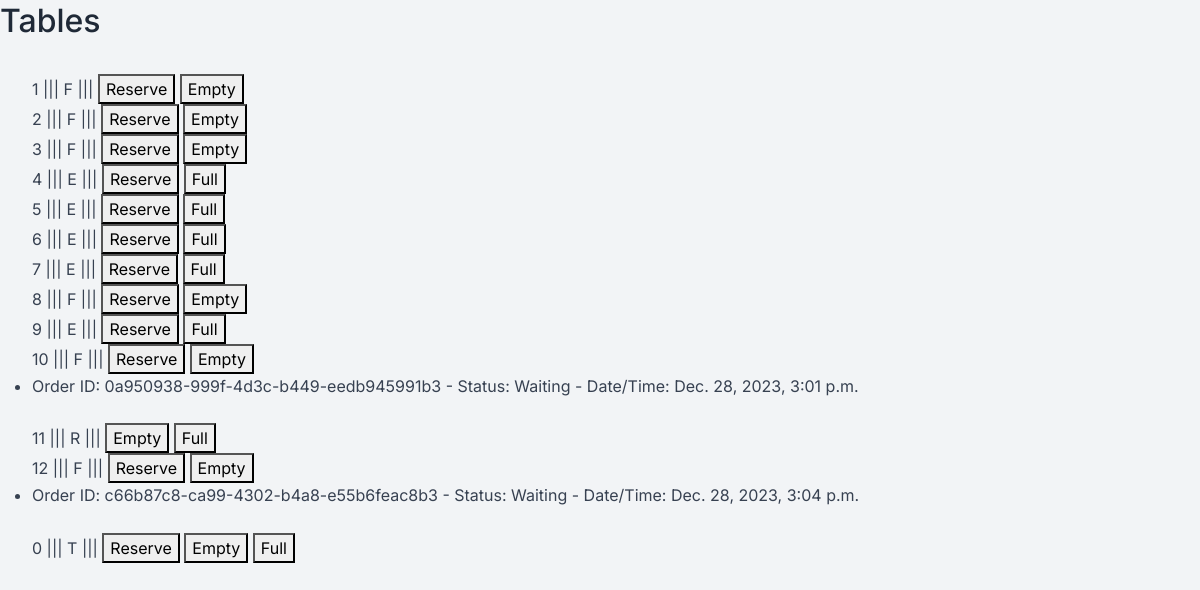
/tables/list-table, run on the app's committed database.
### tables/models.py (models this page shows)
class Table(BaseModel):
    status_fields = [("R", "Reserved"), ("E", "Empty"), ("F", "Full"), ("T", "TakeAway")]
    number = models.PositiveIntegerField()
    status = models.CharField(max_length=1, choices=status_fields, default='E')
    def __str__(self) -> str:
        return f'{self.number}'

### order/models.py (models this page shows, shortened)
class Order(BaseModel):
    status_fields = [("W", "Waiting"),
                     ("C", "Canceled"),
                     ("P", "Preparation"),
                     ("T", "Transmission"),
                     ("F", "Finished")]
    customer_phone = models.CharField(max_length=100, blank=True, null=True)
    id = models.UUIDField(primary_key=True, default=uuid.uuid4)
    status = models.CharField(max_length=1, choices=status_fields, default='W')
    table = models.ForeignKey(Table, on_delete=models.SET_NULL, null=True)
    class Meta:
        ordering = ['-created_at']
        indexes = [
            models.Index(fields=['-created_at']),
        ]

### tables/views.py (the view)
# urls.py: path('list-table', views.ListTableView.as_view(), name='list-table'),
class ListTableView(ListView):
    model = Table
    template_name = 'Reservation_ListTableTemplate.html'
    context_object_name = 'table'
    def get_context_data(self, *, object_list=None, **kwargs):
        context = super().get_context_data(**kwargs)
        context['table_orders'] = {}
        for table_instance in context['table']:
            try:
                order = Order.objects.filter(table=table_instance, status__in=["W", "P", "T"])
                context['table_orders'][table_instance.id] = order
            except Order.DoesNotExist:
                pass
        return context

### core/models.py (called while the page is built)
    def get_queryset(self):
        return super().get_queryset().filter(deleted_at__isnull=True)

### templates/Reservation_ListTableTemplate.html (shortened to what this page needs)
{% extends "base.html" %}
{% load widget_tweaks %}
{% block content %}
    <div class="forms-div">
        <h2 class='forms-header'>Tables</h2>
        <div class="center">
            <ul class="tasks">
                {% for table_instance in table %}
                    <br>
                    {{ table_instance }} ||| {% for order in table_orders.table_instance %}{{ order }}{% endfor %}
                    {{ table_instance.status }}  |||
                    {% if table_instance.status != 'R' %}
                        <form action="{% url 'tables:change-table-status' table_instance.pk 'R' %}" method="post" style="display:inline;">
                            <button type="submit">Reserve</button>
                        </form>
                    {% endif %}
                    {% if table_instance.status != 'E' %}
                        <form action="{% url 'tables:change-table-status' table_instance.pk 'E' %}" method="post" style="display:inline;">
                            <button type="submit">Empty</button>
                        </form>
                    {% endif %}
                    {% if table_instance.status != 'F' %}
                        <form action="{% url 'tables:change-table-status' table_instance.pk 'F' %}" method="post" style="display:inline;">
                            <button type="submit">Full</button>
                        </form>
                    {% endif %}
                        {% for table_id , order in table_orders.items %}
                            {% if table_id == table_instance.id %}
                                {% for orders in order %}
                                    <li>Order ID: {{ orders.id }} -
                                        Status: {{ orders.get_status_display }}
                                        - Date/Time: {{ orders.created_at }}</li>
                                {% endfor %}
                        {% endif %}
                    {% endfor %}
                {% endfor %}
            </ul>
        </div>
    </div>
{% endblock content %}

### data on the page
Table: number "1", status "F", shows "Reserve", shows "Empty"
Table: number "2", status "F", shows "Reserve", shows "Empty"
Table: number "3", status "F", shows "Reserve", shows "Empty"
Table: number "4", status "E", shows "Reserve", shows "Full"
Table: number "5", status "E", shows "Reserve", shows "Full"
Table: number "6", status "E", shows "Reserve", shows "Full"
Table: number "7", status "E", shows "Reserve", shows "Full"
Table: number "8", status "F", shows "Reserve", shows "Empty"
Table: number "9", status "E", shows "Reserve", shows "Full"
Table: number "10", status "F", shows "Reserve", shows "Empty"
Order: id "0a950938-999f-4d3c-b449-eedb945991b3", status "Waiting", created_at "Dec. 28, 2023, 3:01 p.m."
Table: number "11", status "R", shows "Empty", shows "Full"
Table: number "12", status "F", shows "Reserve", shows "Empty"
Order: id "c66b87c8-ca99-4302-b4a8-e55b6feac8b3", status "Waiting", created_at "Dec. 28, 2023, 3:04 p.m."
Table: number "0", status "T", shows "Reserve", shows "Empty", shows "Full"
